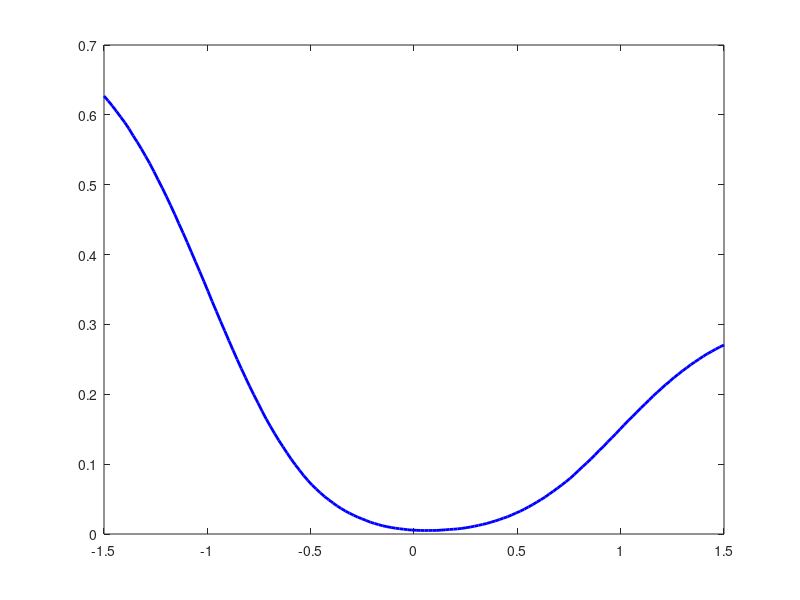

Write MATLAB code to recreate this figure. (Note: this script raises an error after producing the figure.)
% =========================================================================
% Partie 3 - Question 8 : TEB en fonction du seuil par simulation (Canal Gaussien)
% =========================================================================
clear; clc;

% Paramètres
A = 1;                  % Amplitude du signal (+A ou -A)
p1 = 0.3;               % Probabilité d'émettre un 1 (source volontairement déséquilibrée)
p0 = 1 - p1;            % Probabilité d'émettre un 0
Eb_N0_dB = 5;           % Rapport Eb/N0 en dB

Eb = A^2;               % Énergie par bit (Tb = 1)
N0 = Eb / (10^(Eb_N0_dB / 10));
sigma = sqrt(N0 / 2);   % Écart-type du bruit gaussien

% 1. Calcul du seuil optimal théorique
s_opt = (sigma^2 / (2 * A)) * log(p0 / p1);
fprintf('Seuil de décision optimal théorique s* = %.4f\n', s_opt);

% 2. Simulation sur N bits
N = 10^5;
bits_emis = (rand(1, N) < p1);          % Génération des bits (0 ou 1)
x = (2 * bits_emis - 1) * A;            % Modulation antipodale : 0 -> -A, 1 -> +A

% Ajout du bruit blanc gaussien additif (AWGN)
bruit = sigma * randn(1, N);
r = x + bruit;                          % Signal reçu brut

% 3. Test de plusieurs valeurs de seuil s pour évaluer le TEB
s_vec = linspace(-1.5 * A, 1.5 * A, 150);
teb_sim = zeros(size(s_vec));

for i = 1:length(s_vec)
    s = s_vec(i);
    % Comparateur à seuil : si r > s, on décide 1, sinon 0
    bits_recus = (r > s);
    % Calcul du taux d'erreur binaire
    teb_sim(i) = mean(bits_recus ~= bits_emis);
end

% 4. Tracé des résultats
figure('Name', 'TEB en fonction du seuil', 'Color', 'w');
plot(s_vec, teb_sim, '-b', 'LineWidth', 2);
hold on;
xline(s_opt, '--r', 'LineWidth', 1.5, 'DisplayName', sprintf('Seuil optimal s* = %.3f', s_opt));
xline(0, ':k', 'LineWidth', 1.5, 'DisplayName', 'Seuil par défaut s = 0');
xlabel('Seuil de décision s');
ylabel('Taux d''Erreur Binaire (TEB)');
title(sprintf('TEB simulé en fonction du seuil (Eb/N0 = %d dB, p1 = %.1f)', Eb_N0_dB, p1));
legend('Location', 'northeast');
grid on;
